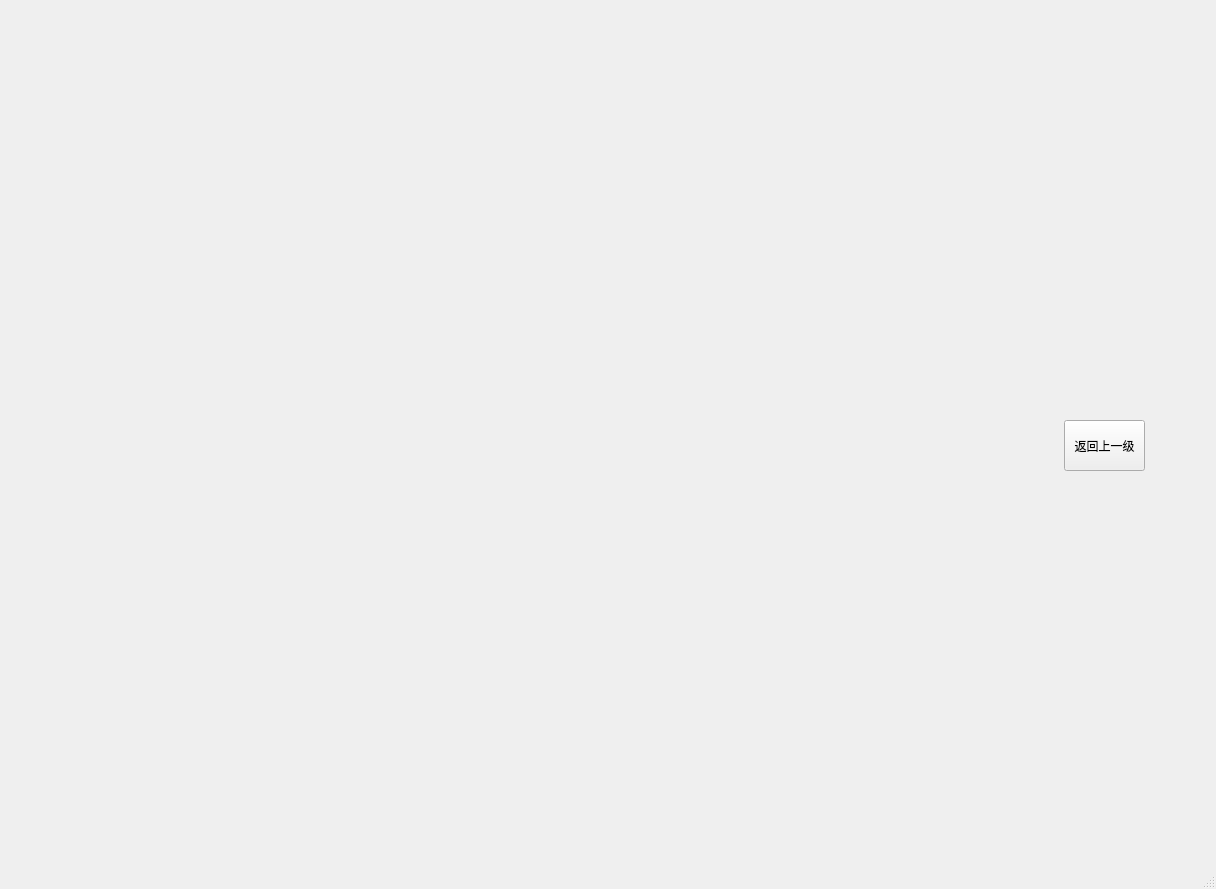
<?xml version="1.0" encoding="UTF-8"?>
<ui version="4.0">
 <class>MainWindow</class>
 <widget class="QMainWindow" name="MainWindow">
  <property name="geometry">
   <rect>
    <x>0</x>
    <y>0</y>
    <width>1216</width>
    <height>889</height>
   </rect>
  </property>
  <property name="windowTitle">
   <string>MainWindow</string>
  </property>
  <widget class="QWidget" name="centralwidget">
   <widget class="QLabel" name="label">
    <property name="geometry">
     <rect>
      <x>283</x>
      <y>90</y>
      <width>711</width>
      <height>671</height>
     </rect>
    </property>
    <property name="text">
     <string/>
    </property>
    <property name="alignment">
     <set>Qt::AlignCenter</set>
    </property>
    <property name="wordWrap">
     <bool>true</bool>
    </property>
   </widget>
   <widget class="QPushButton" name="go_back2">
    <property name="geometry">
     <rect>
      <x>1064</x>
      <y>420</y>
      <width>81</width>
      <height>51</height>
     </rect>
    </property>
    <property name="text">
     <string>返回上一级</string>
    </property>
   </widget>
  </widget>
  <widget class="QStatusBar" name="statusbar"/>
 </widget>
 <resources/>
 <connections/>
</ui>
